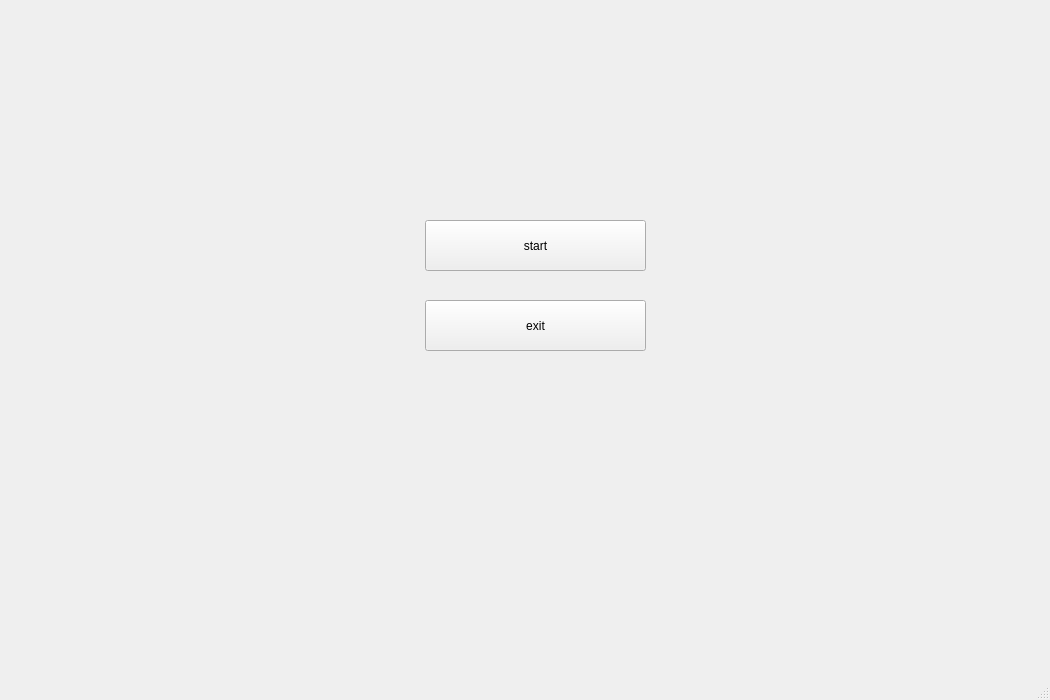
<?xml version="1.0" encoding="UTF-8"?>
<ui version="4.0">
 <class>MainWindow</class>
 <widget class="QMainWindow" name="MainWindow">
  <property name="geometry">
   <rect>
    <x>0</x>
    <y>0</y>
    <width>1050</width>
    <height>700</height>
   </rect>
  </property>
  <property name="windowTitle">
   <string>MainWindow</string>
  </property>
  <widget class="QWidget" name="centralwidget">
   <widget class="QPushButton" name="start">
    <property name="geometry">
     <rect>
      <x>425</x>
      <y>220</y>
      <width>221</width>
      <height>51</height>
     </rect>
    </property>
    <property name="text">
     <string>start</string>
    </property>
   </widget>
   <widget class="QPushButton" name="exit">
    <property name="geometry">
     <rect>
      <x>425</x>
      <y>300</y>
      <width>221</width>
      <height>51</height>
     </rect>
    </property>
    <property name="text">
     <string>exit</string>
    </property>
   </widget>
  </widget>
  <widget class="QMenuBar" name="menubar">
   <property name="geometry">
    <rect>
     <x>0</x>
     <y>0</y>
     <width>1050</width>
     <height>29</height>
    </rect>
   </property>
  </widget>
  <widget class="QStatusBar" name="statusbar"/>
 </widget>
 <resources/>
 <connections>
  <connection>
   <sender>exit</sender>
   <signal>clicked()</signal>
   <receiver>MainWindow</receiver>
   <slot>close()</slot>
   <hints>
    <hint type="sourcelabel">
     <x>391</x>
     <y>385</y>
    </hint>
    <hint type="destinationlabel">
     <x>459</x>
     <y>474</y>
    </hint>
   </hints>
  </connection>
 </connections>
</ui>
